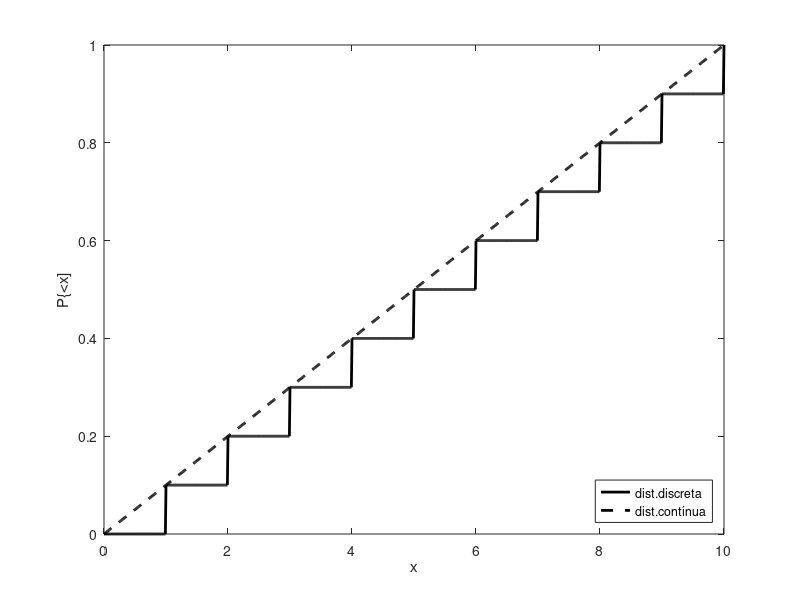

The MATLAB script that drew this image:
t=0:0.01:10;
y1=unidcdf(t,10);plot(t,y1,'k','LineWidth',2),hold on
y2=unifcdf(t,0,10);plot(t,y2,'--k','LineWidth',2),hold off
xlabel('x'),ylabel('P{<x]')
legend('dist.discreta','dist.contínua','Location','SouthEast')
